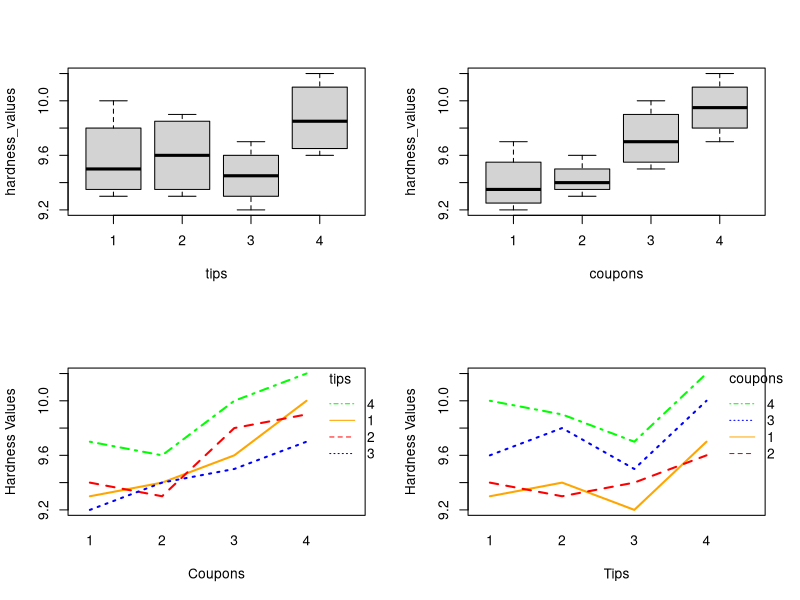

The R source for this figure:
# Hang Tran - Assignment 1 - Statistical Models
# Exercise 2
tips <- rep(1:4, times = 4)
coupons <- rep(1:4, each = 4)
hardness_values <- c(9.3, 9.4, 9.2, 9.7, 
                     9.4, 9.3, 9.4, 9.6, 
                     9.6, 9.8, 9.5, 10.0, 
                     10.0, 9.9, 9.7, 10.2)
dataframe <- data.frame(Coupon = coupons, Tip = tips, Hardness = hardness_values)
random_order <- sample(1:16, size = 16, replace = FALSE)
df <- data.frame(dataframe, random_order)
df

## b
par(mfrow=c(2,2))
boxplot(hardness_values~tips,data=df)
boxplot(hardness_values~coupons,data=df)
# Interaction shows up as nonparallel curves.  
interaction.plot(coupons,tips,hardness_values,ylab="Hardness Values",
                 xlab="Coupons",col=c("orange","red","blue","green"),lty=c(1:4),lwd=2) 

interaction.plot(tips,coupons, hardness_values,ylab="Hardness Values",
                 xlab="Tips",col=c("orange","red","blue","green"),lty=c(1:4),lwd=2) 

## c
Coupon <- as.factor(df$Coupon)  # Convert to factor
Tip <- as.factor(df$Tip)  # Convert to factor
Hardness=as.vector(unlist(hardness_values))
mod.full=lm(Hardness~Coupon+Tip)   # full model
anova(mod.full)
# Since the p-value of Tip = 0.0008713 < 0.05, we reject the null hypothesis that the hardness is
# the same for all types of tips. This indicates that there are significant differences in hardness
# among at least some of the different tips tested.

## d

# The mean hardness values calculated will give us insight into which tip is preferable. The tip with the highest mean hardness across all coupons would generally be considered the best option.

mean_hardness <- aggregate(Hardness ~ Tip, data = df, FUN = mean)
print(mean_hardness)

# Tip 4 has the highest mean of hardness, hence, it is the most preferable.
# 
# The Coupon factor has a very small p-value (4.52e-05 < 0.05). This suggests that different coupons (type 1 to 4) lead to significantly different hardness.
# 
# Using the fitted model from part (c) to estimate hardness for specific combinations:
  
# Estimate for Coupon 3 and Tip 2:
predicted_hardness_32 <- predict(mod.full, newdata = data.frame(Coupon = factor(3), Tip = factor(2)))
predicted_hardness_32

# Estimate for Coupon 1 and Tip 4:
predicted_hardness_14 <- predict(mod.full, newdata = data.frame(Coupon = factor(1), Tip = factor(4)))
predicted_hardness_14

## e

# To ignore the "Coupon" factor, we will perform a one-way ANOVA:
anova_mod2 <- aov(Hardness ~ Tip)
summary(anova_mod2)

# Ignoring Coupon factor leads to a wrong conclusion about the effect of Tip on Hardness. This test shows that the p-value of Tip = 0.22 > 0.05, so we do not reject the hypothesis that the hardness is the same for all types of tip, which is a wrong conclusion (as seen from part (b)).

# Exercise 3

## a
# Load the data
crops_data <- read.table("crops.txt", header = TRUE)
head(crops_data,5)

# We need to investigate if County and Related (and possibly their interaction) influence the crop yields without taking Size into account. We perform a two-way ANOVA, considering County and Related as factors and Crops as the response variable.

County <- factor(crops_data$County, 
                 levels = c(1, 2, 3, 4),
                 labels = c("C1", "C2", "C3", "C4"))
Related <- factor(crops_data$Related)
Size <- crops_data$Size
Crops <- crops_data$Crops
crop_df=data.frame(County,Related,Size,Crops)
crop_df
# Perform two-way ANOVA
mod.full=lm(Crops~County*Related)   # full model
anova(mod.full)
summary(mod.full)

# Make the prediction using the ANOVA model
county3_yes <- predict(mod.full, newdata = data.frame(County = 'C3', Related = "no"))
county3_yes

## b

# To investigate whether the influence of Size on Crops is similar across all three counties, we use the ANCOVA model with an interaction term between Size and County as below:

mod1=lm(Crops~Size*County+Related)
anova(mod1)

# The p-value for the interaction term Size:County is 0.01192 < 0.05, we can conclude that the relationship between farm size and crops is not the same across counties.

# To test if the influence of Size depends on the relation of landlord and tenant of the farm, we use the model with the interaction term between Size and Related.
mod2=lm(Crops~Size*Related+County)
anova(mod2)

# The interaction term has p-value = 0.2959 > 0.05, it suggests that the influence of Size
# on Crops is similar regardless of whether the landlord and tenant are related. We drop
# the interaction term to simplify the model as follows.

mod3=lm(Crops~Size+Related+County)
anova(mod3)
summary(mod3)

# We observe that not only the factor Related has no significant impact on the crops but
# also it does not have an interaction effect with Size or County. We will exclude it in the
# previous models.

mod4=lm(Crops~Size*County)
anova(mod4)
summary(mod4)

mod5=lm(Crops~Size+County)
anova(mod5)
summary(mod5)

# We will now choose the most appropriate model for this data by using:
anova(mod5,mod3,mod4, mod2, mod1)
# The result shows that Model 3: Crop ∼ Size * County has the lowest p-value, which
# means that using Model 3 did lead to a significantly improved fit over Model 1, 2, 4, 5.

## c

# Among 3 factors, only Size does have a significant impact on the crop yields because its
# p-value in all above ANCOVA models is less than 0.05. Moreover, the influence of Size
# depends on the County since the interaction term between these two factors is also below
# 0.05.

## d

# Use the final model from (b) to make predictions
county2_yes_165 <- predict(mod4, 
                           newdata = data.frame(County = "C2", Related = "yes", Size = 165))
county2_yes_165

# Extract the residual standard error (RSE)
rse <- summary(mod4)$sigma
# Estimate the error variance (sigma^2)
error_variance <- rse^2
error_variance

# Exercise 4
# Load the required libraries
library(MASS)      # For the Boston dataset
library(glmnet)    # For LASSO implementation

# Load the Boston dataset
data("Boston")

# Remove categorical variables 'chas' and 'rad'
boston_data <- Boston[, !(names(Boston) %in% c("chas", "rad"))]
head(boston_data,5)

# Set seed for reproducibility
set.seed(123)

# Define the response (medv) and predictor variables
response <- boston_data$medv
predictors <- as.matrix(boston_data[, -which(names(boston_data) == "medv")])

# Split the data into training and testing sets (70% train, 30% test)
train_indices <- sample(1:nrow(boston_data), nrow(boston_data) * 0.7)
train_x <- predictors[train_indices, ]
train_y <- response[train_indices]
test_x <- predictors[-train_indices, ]
test_y <- response[-train_indices]

# Fit LASSO model using cross-validation
lasso_model <- cv.glmnet(train_x, train_y, alpha = 1)  # alpha=1 indicates LASSO

# Lambda values
lambda_min <- lasso_model$lambda.min
lambda_1se <- lasso_model$lambda.1se

# Coefficients for the selected lambda
lasso_coefs <- coef(lasso_model, s = "lambda.1se")
print(lasso_coefs)

# crim, rm, dis, ptratio, black, lstat have non-zero coefficients, so they are relevant variables
# (among the remaining 11 variables) for predicting the response.

# Predict on the test data using the lambda.1se
lasso_pred <- predict(lasso_model, s = "lambda.1se", newx = test_x)

# Calculate Mean Squared Error (MSE) for LASSO
lasso_mse <- mean((lasso_pred - test_y)^2)
print(paste("LASSO Test MSE:", lasso_mse))

# Fit a full linear model
full_model <- lm(medv ~ ., data = boston_data[train_indices, ])

# Predict on the test data
full_pred <- predict(full_model, newdata = as.data.frame(test_x))

# Calculate Mean Squared Error (MSE) for full model
full_mse <- mean((full_pred - test_y)^2)
print(paste("Full Model Test MSE:", full_mse))